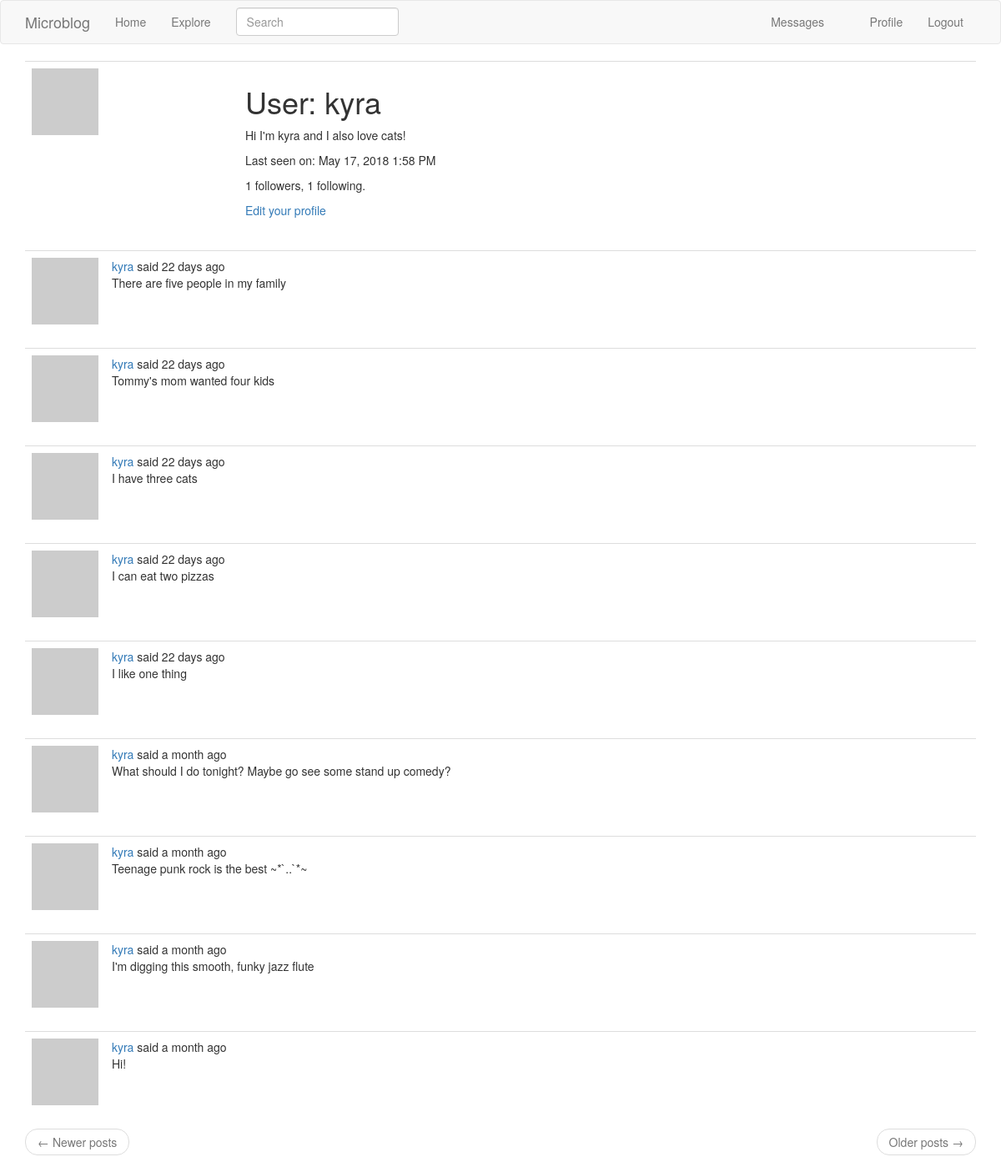
Screenshot of /user/kyra (signed in) with the database file from the repository.
### app/models.py (models this page shows, shortened)
class User(UserMixin, db.Model):
    id = db.Column(db.Integer, primary_key=True)
    username = db.Column(db.String(64), index=True, unique=True)
    email = db.Column(db.String(120), index=True, unique=True)
    password_hash = db.Column(db.String(128))
    posts = db.relationship('Post', backref='author', lazy='dynamic')
    about_me = db.Column(db.String(140))
    last_seen = db.Column(db.DateTime, default=datetime.utcnow)
    followed = db.relationship(
        'User', secondary=followers,
        primaryjoin=(followers.c.follower_id == id),
        secondaryjoin=(followers.c.followed_id == id),
        backref=db.backref('followers', lazy='dynamic'), lazy='dynamic')
    messages_sent = db.relationship('Message', foreign_keys='Message.sender_id', backref='author', lazy='dynamic')
    messages_received = db.relationship(
        'Message', foreign_keys='Message.recipient_id', backref='recipient', lazy='dynamic')
    last_message_read_time = db.Column(db.DateTime)
    notifications = db.relationship('Notification', backref='user', lazy='dynamic')
    def avatar(self, size):
        digest = md5(self.email.lower().encode('utf-8')).hexdigest()
        return 'https://www.gravatar.com/avatar/{}?d=identicon&s={}'.format(
            digest, size)
    def new_messages(self):
        last_read_time = self.last_message_read_time or datetime(1900, 1, 1)
        return Message.query.filter_by(recipient=self).filter(Message.timestamp > last_read_time).count()

class SearchableMixin():
    @classmethod
    def before_commit(cls, session):
        session._changes = {
            'add': [obj for obj in session.new if isinstance(obj, cls)],
            'update': [obj for obj in session.dirty if isinstance(obj, cls)],
            'delete': [obj for obj in session.deleted if isinstance(obj, cls)]
        }
    @classmethod
    def after_commit(cls, session):
        for obj in session._changes['add']:
            add_to_index(cls.__tablename__, obj)
        for obj in session._changes['update']:
            add_to_index(cls.__tablename__, obj)
        for obj in session._changes['delete']:
            remove_from_index(cls.__tablename__, obj)
        session._changes = None

class Post(SearchableMixin, db.Model):
    __searchable__=['body']
    id = db.Column(db.Integer, primary_key=True)
    body = db.Column(db.String(140))
    timestamp = db.Column(db.DateTime, index=True, default=datetime.utcnow)
    user_id = db.Column(db.Integer, db.ForeignKey('user.id'))

### app/main/routes.py (the view)
@bp.route('/user/<username>')
@login_required
def user(username):
    user = User.query.filter_by(username=username).first_or_404()
    page = request.args.get('page', 1, type=int)
    posts = user.posts.order_by(Post.timestamp.desc()).paginate(page, current_app.config['POSTS_PER_PAGE'], False)
    next_url = url_for('user', username=user.username, page=posts.next_num) \
        if posts.has_next else None
    prev_url = url_for('user', username=user.username, page=posts.prev_num) \
        if posts.has_prev else None
    return render_template('user.html', user=user, posts=posts.items, next_url=next_url, prev_url=prev_url)

### app/main/forms.py
class SearchForm(FlaskForm):
    q = StringField('Search', validators=[DataRequired()])
    def __init__(self, *args, **kwargs):
        if 'formdata' not in kwargs:
            kwargs['formdata'] = request.args
        if 'csrf_enabled' not in kwargs:
            kwargs['csrf_enabled'] = False
        super(SearchForm, self).__init__(*args, **kwargs)

### app/main/routes.py (called while the page is built)
@bp.before_request
def before_request():
    if current_user.is_authenticated:
        current_user.last_seen = datetime.utcnow()
        db.session.commit()
        g.search_form = SearchForm()

### app/models.py (called while the page is built)
@login.user_loader
def load_user(id):
    return User.query.get(int(id))

### app/templates/user.html (shortened to what this page needs)
{% extends "base.html" %}
{% block app_content %}
<table class="table table-hover">
    <tr>
        <td width="256px">
            <img src="{{ user.avatar(256) }}">
        </td>
        <td>
            <h1>User: {{ user.username }}</h1>
            {% if user.about_me %}
                <p>{{ user.about_me }}</p>
            {% endif %}
            {% if user.last_seen %}
                <p>Last seen on: {{ moment(user.last_seen).format('LLL') }}</p>
            {% endif %}
            <p>{{ user.followers.count() }} followers, {{ user.followed.count() }} following.</p>
            {% if user == current_user %}
            <p>
                <a href="{{ url_for('main.edit_profile') }}">Edit your profile</a>
            </p>
            {% elif not current_user.is_following(user) %}
            <p>
                <a href="{{ url_for('main.follow', username=user.username) }}">Follow</a>
            </p>
            {% else %}
            <p>
                <a href="{{ url_for('main.unfollow', username=user.username) }}">Unfollow</a>
            </p>
            {% endif %}
        </td>
    </tr>
</table>
{% for post in posts %}
    {% include '_post.html' %}
{% endfor %}
<nav aria-label="...">
    <ul class="pager">
        <li class="previous{% if not prev_url %} disabled{% endif %}">
            <a href="{{ prev_url or '#' }}">
                <span aria-hidden="true">&larr;</span> Newer posts
            </a>
        </li>
        <li class="next{% if not next_url %} disabled{% endif %}">
            <a href="{{ next_url or '#' }}">
                Older posts
                <span aria-hidden="true">&rarr;</span>
            </a>
        </li>
    </ul>
</nav>
{% endblock %}

### app/templates/_post.html (shortened to what this page needs)
<table class="table table-hover">
    <tr>
        <td width="70px">
            <a href="{{ url_for('main.user', username=post.author.username) }}">
                <img src="{{ post.author.avatar(70) }}" />
            </a>
        </td>
        <td>
            {{ _('%(username)s said %(when)s', username=user_link, when=moment(post.timestamp).fromNow()) }}
            <br>
            {{ post.body }}
        </td>
    </tr>
</table>

### rows the page displays
User: username "kyra", about_me "Hi I'm kyra and I also love cats!", last_seen "May 17, 2018 1:58 PM"
Post: body "There are five people in my family"
Post: body "Tommy's mom wanted four kids"
Post: body "I have three cats"
Post: body "I can eat two pizzas"
Post: body "I like one thing"
Post: body "What should I do tonight? Maybe go see some stand up comedy?"
Post: body "Teenage punk rock is the best ~*`..`*~"
Post: body "I'm digging this smooth, funky jazz flute"
Post: body "Hi!"

### other values shown
{{ user.followers.count() }} "1"
{{ user.followed.count() }} "1"
